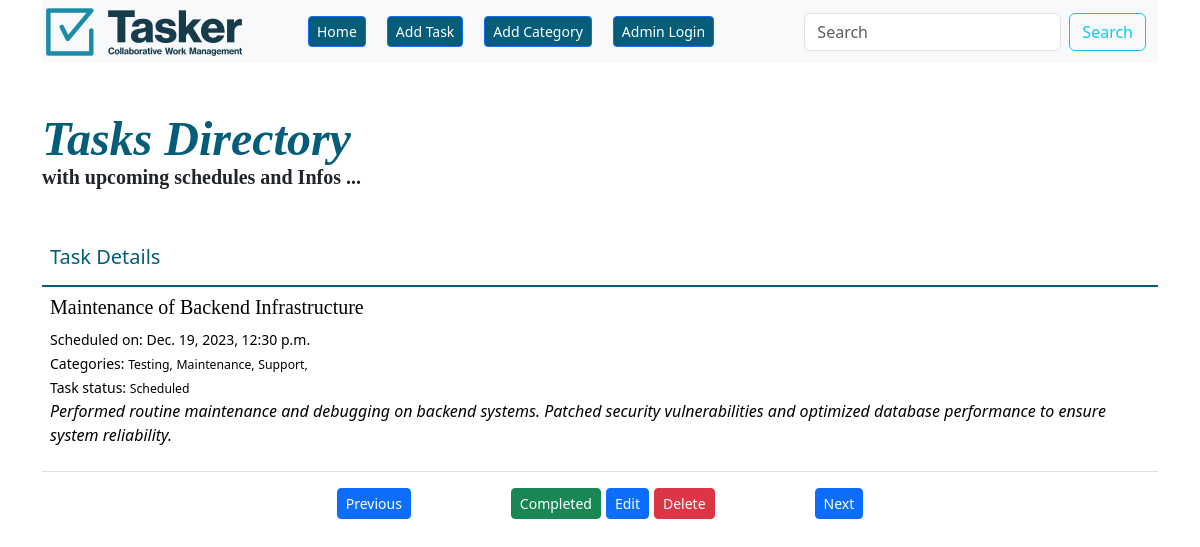
Screenshot of /tasks/show_task/9/ with the database file from the repository.
### tasks_app/models.py (models this page shows, shortened)
class Tasks_Model(models.Model):
    title = models.CharField(max_length=200)
    description = models.TextField()
    completed = models.BooleanField(default=False)
    assign_date = models.DateTimeField(unique=True)
    category = models.ManyToManyField(Categories_Model, null=False)

### categories_app/models.py (models this page shows, shortened)
class Categories_Model(models.Model):
    name = models.CharField(max_length=50, unique=True)

### tasks_app/views.py (the view)
# urls.py: path('tasks/show_task/<int:task_id>/', show_task, name='show_task'),
def show_task(request, task_id):
    task_from_db = Tasks_Model.objects.get(pk=task_id)
    context = {'task': task_from_db}
    return render(request, 'tasks_app/show_task.html', context)

### tasks_app/templates/tasks_app/show_task.html
{% extends 'base.html' %}
{% load crispy_forms_filters %}
{% load crispy_forms_tags %}
{% block page_independent_content %}
	<p style='margin: 0cm;font-size:11.0pt;font-family:"Calibri",sans-serif;line-height:normal;'><strong><span style='font-size: 48px; font-family: "Times New Roman", serif; color: #055D7A;'><em>Tasks Directory</em></span></strong></p>
	<p style='margin: 0cm;font-size:11.0pt;font-family:"Calibri",sans-serif;line-height:normal;'><strong><span style='font-size: 20px; font-family: "Times New Roman", serif;'>with upcoming schedules and Infos ...</span></strong></p>
	<br><br>
	<table class="table table-hover table-responsive">
		<thead>
		<tr>
			<th scope="col"><h5 style="color: #055D7A">Task Details</h5></th>
		</tr>
		</thead>
		<tbody class="table-group-divider" style="color: #055D7A">
		<tr>
			<td>
				{% if task.completed %}
					<h5 style="font-family: 'Times New Roman', sans-serif; opacity: 30%">{{ task.title }}</h5>
					<small style="opacity: 30%">Scheduled on: {{ task.assign_date }}</small><br>
					<small style="opacity: 30%">Categories:
						{% for i in task.category.all %}
							<small>{{ i.name }},</small>
						{% endfor %}
					</small>
					<br>
					<small style="opacity: 30%">Task status:
						{% if task.completed %}
							<small>Done</small>
						{% else %}
							<small>Scheduled</small>
						{% endif %}
					</small>
					<p style="font-style: italic; opacity: 30%">{{ task.description }}</p>
				{% else %}
					<h5 style="font-family: 'Times New Roman', sans-serif">{{ task.title }}</h5>
					<small>Scheduled on: {{ task.assign_date }}</small><br>
					<small>Categories:
						{% for i in task.category.all %}
							<small>{{ i.name }},</small>
						{% endfor %}
					</small><br>
					<small>Task status:
						{% if task.completed %}
							<small>Done</small>
						{% else %}
							<small>Scheduled</small>
						{% endif %}
					</small>
					<p style="font-style: italic">{{ task.description }}</p>
				{% endif %}
			</td>
		</tr>
		</tbody>
	</table>
	<div class="d-flex justify-content-center align-item-center">
		{% if not task.completed %}
			<a href="{% url 'show_task' task.id %}"><button type="button" class="btn btn-primary btn-sm" style="margin-right: 100px">Previous</button></a>
			<a href="{% url 'complete_task' task.id %}"><button type="button" class="btn btn-success btn-sm">Completed</button></a>
			<a href="{% url 'edit_task' task.id %}"><button type="button" class="btn btn-primary btn-sm" style="margin-right: 5px; margin-left: 5px">Edit</button></a>
			<a href="{% url 'delete_task' task.id %}"><button type="button" class="btn btn-danger btn-sm" style="margin: auto">Delete</button></a>
			<a href="{% url 'show_task' task.id %}"><button type="button" class="btn btn-primary btn-sm" style="margin-left: 100px">Next</button></a>
		{% else %}
			<a href="{% url 'delete_task' task.id %}"><button type="button" class="btn btn-danger btn-sm">Delete</button></a>
		{% endif %}
	</div>
{% endblock %}

### rows the page displays
Tasks_Model: title "Maintenance of Backend Infrastructure", assign_date "Dec. 19, 2023, 12:30 p.m.", description "Performed routine maintenance and debugging on backend systems. Patched security vulnerabilities and optimized database performance to ensure system reliability."
Categories_Model: name "Testing"
Categories_Model: name "Maintenance"
Categories_Model: name "Support"
